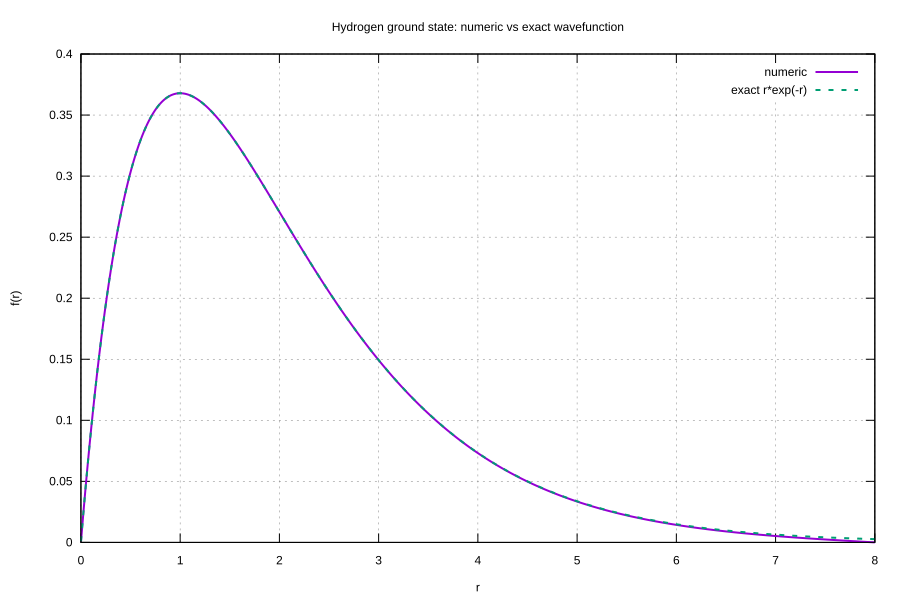

Source code (gnuplot):
# Hydrogen ground-state wavefunction comparison.
set terminal svg size 900,600 enhanced background rgb 'white'
set output 'plot_wavefunction.svg'

set title 'Hydrogen ground state: numeric vs exact wavefunction'
set xlabel 'r'
set ylabel 'f(r)'
set grid
set key right top

plot 'hydrogen_wavefunction.data' using 1:2 with lines lw 2 title 'numeric', \
     'hydrogen_wavefunction.data' using 1:3 with lines lw 2 dt 2 title 'exact r*exp(-r)'
